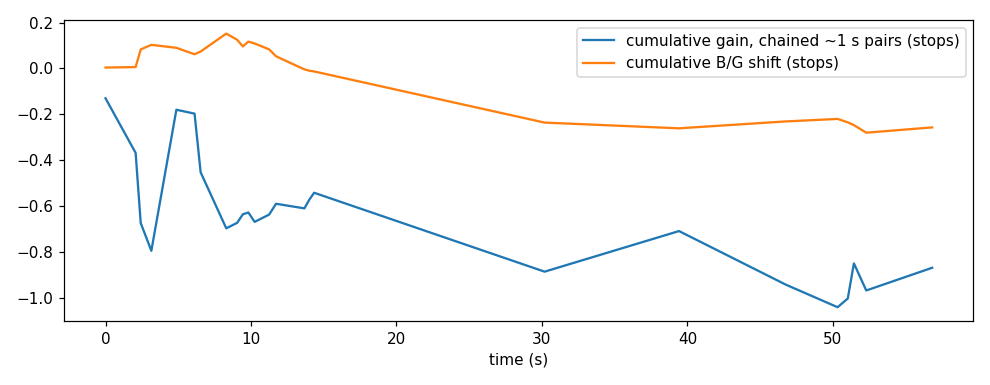

Generate this figure with Python:
"""(4) Exposure / white-balance drift: the same surface points (SIFT matches, F-RANSAC) in pairs of
training frames (q600); per pair, the median log2 ratio of RGB at matched points (5x5 mean)
-> gain (stops) and R/G, B/G white-balance shift. Pairs: every frame vs one ~1 s later, and the
revisit pairs (>= 8 s apart, cameras within 40 cm / 20 deg). Writes exposure_drift.json/.png."""
import json, random
from pathlib import Path
import cv2, numpy as np
import matplotlib; matplotlib.use("Agg"); import matplotlib.pyplot as plt
from litereality_agent.pipeline.evaluate import fidelity as fd
HERE = Path(__file__).resolve().parent; Q = Path.home() / "LiteReality-scans/stray_atrium_q600"
fr = []
for j in sorted(Q.glob("frame_*.json")):
    m = json.loads(j.read_text()); p = fd.camera_pose(m["cameraPoseARFrame"])
    fr.append({"stem": j.stem, "t": m["time"], "c": p[:3, 3], "f": -p[:3, 2]})
T = np.array([f["t"] for f in fr]); T -= T[0]; C = np.array([f["c"] for f in fr]); Fw = np.array([f["f"] for f in fr])
sift = cv2.SIFT_create(3000, contrastThreshold=0.01); bf = cv2.BFMatcher()
def img(i): return cv2.imread(str(Q / (fr[i]["stem"] + ".jpg")))
def gain(i, j):
    a, b = img(i), img(j)
    ka, da = sift.detectAndCompute(cv2.cvtColor(a, cv2.COLOR_BGR2GRAY), None); kb, db = sift.detectAndCompute(cv2.cvtColor(b, cv2.COLOR_BGR2GRAY), None)
    if da is None or db is None: return None
    m = [x for x, y in bf.knnMatch(da, db, k=2) if x.distance < 0.75 * y.distance]
    if len(m) < 30: return None
    ua = np.array([ka[x.queryIdx].pt for x in m]); ub = np.array([kb[x.trainIdx].pt for x in m])
    _, inl = cv2.findFundamentalMat(ua, ub, cv2.FM_RANSAC, 2.0, 0.999)
    if inl is None or inl.sum() < 30: return None
    ua, ub = ua[inl.ravel() > 0], ub[inl.ravel() > 0]
    def samp(im, uv):
        ba = cv2.blur(im.astype(np.float32), (5, 5)); x = np.clip(uv[:, 0].astype(int), 0, im.shape[1] - 1); y = np.clip(uv[:, 1].astype(int), 0, im.shape[0] - 1)
        return ba[y, x][:, ::-1]  # RGB
    A, B = samp(a, ua), samp(b, ub)
    ok = (A.min(1) > 15) & (B.min(1) > 15) & (A.max(1) < 245) & (B.max(1) < 245)
    if ok.sum() < 20: return None
    lr = np.log2(B[ok] / A[ok]); med = np.median(lr, 0)
    return {"a": fr[i]["stem"], "b": fr[j]["stem"], "t_a": round(float(T[i]), 2), "dt": round(float(T[j] - T[i]), 2), "n": int(ok.sum()),
            "gain_stops": round(float(med[1]), 3), "wb_R_over_G_stops": round(float(med[0] - med[1]), 3), "wb_B_over_G_stops": round(float(med[2] - med[1]), 3)}
random.seed(1)
consec = []
for i in range(0, len(fr) - 1, 6):
    js = [j for j in range(i + 1, len(fr)) if 0.8 <= T[j] - T[i] <= 1.5]
    if js:
        r = gain(i, js[0])
        if r: consec.append(r)
cand = [(i, j) for i in range(len(fr)) for j in range(i + 1, len(fr)) if T[j] - T[i] >= 8 and np.linalg.norm(C[i] - C[j]) < 0.4 and Fw[i] @ Fw[j] > np.cos(np.radians(20))]
rev = [r for r in (gain(i, j) for i, j in random.sample(cand, min(80, len(cand)))) if r]
def s(rs, k): a = np.abs([r[k] for r in rs]); return {"median_abs": round(float(np.median(a)), 3), "p90_abs": round(float(np.percentile(a, 90)), 3), "max_abs": round(float(a.max()), 3)}
cum = np.cumsum([r["gain_stops"] for r in consec])
out = {"consecutive_~1s": {"pairs": len(consec), **{k: s(consec, k) for k in ("gain_stops", "wb_R_over_G_stops", "wb_B_over_G_stops")}},
       "revisit_>=8s": {"pairs": len(rev), **{k: s(rev, k) for k in ("gain_stops", "wb_R_over_G_stops", "wb_B_over_G_stops")}},
       "note": "1 stop = 2x brightness; 0.1 stop = 7 %. Training uses a per-photo bilateral grid that absorbs this; the exported splat has no per-view correction.",
       "consec": consec, "revisit": rev}
(HERE / "exposure_drift.json").write_text(json.dumps(out, indent=1))
print(json.dumps({k: v for k, v in out.items() if k not in ("consec", "revisit")}, indent=1))
fig, ax = plt.subplots(figsize=(9, 3.5))
ax.plot([r["t_a"] for r in consec], cum, label="cumulative gain, chained ~1 s pairs (stops)")
ax.plot([r["t_a"] for r in consec], np.cumsum([r["wb_B_over_G_stops"] for r in consec]), label="cumulative B/G shift (stops)")
ax.set_xlabel("time (s)"); ax.legend(); fig.tight_layout(); fig.savefig(HERE / "exposure_drift.png", dpi=110)
